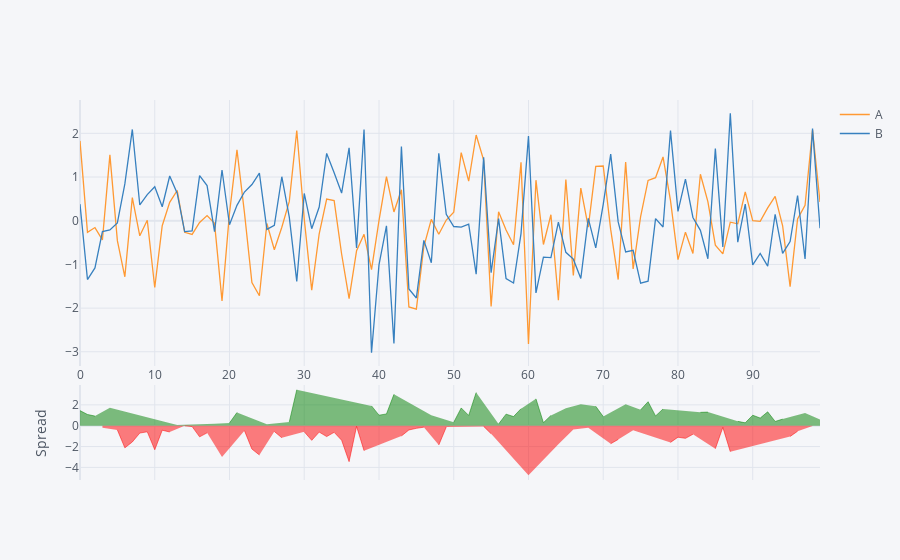

The notebook cell this image was saved under:
### Code cell
df1[['A', 'B']].iplot(kind = 'spread')
